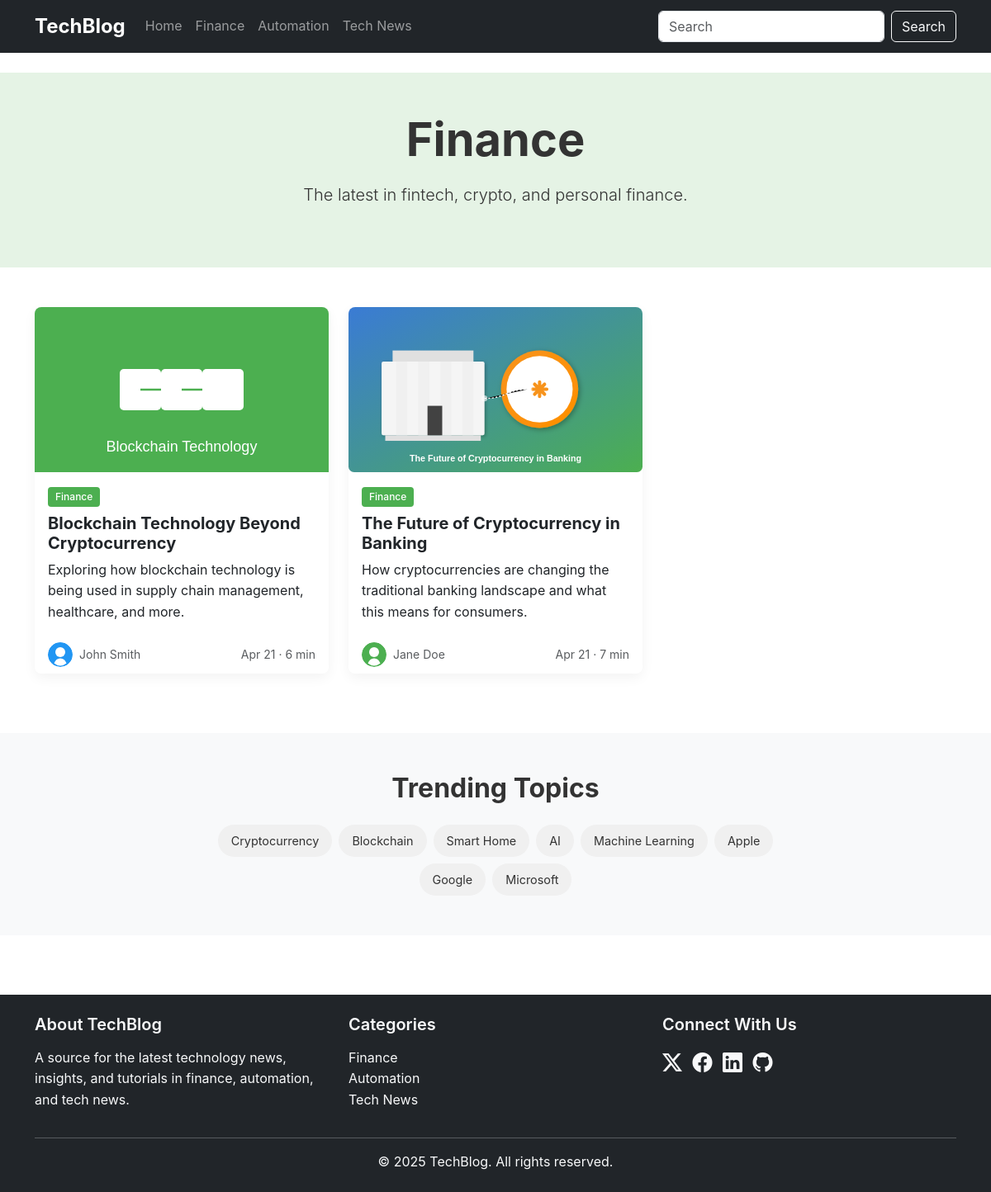
Page /category/finance on the earlier database version.
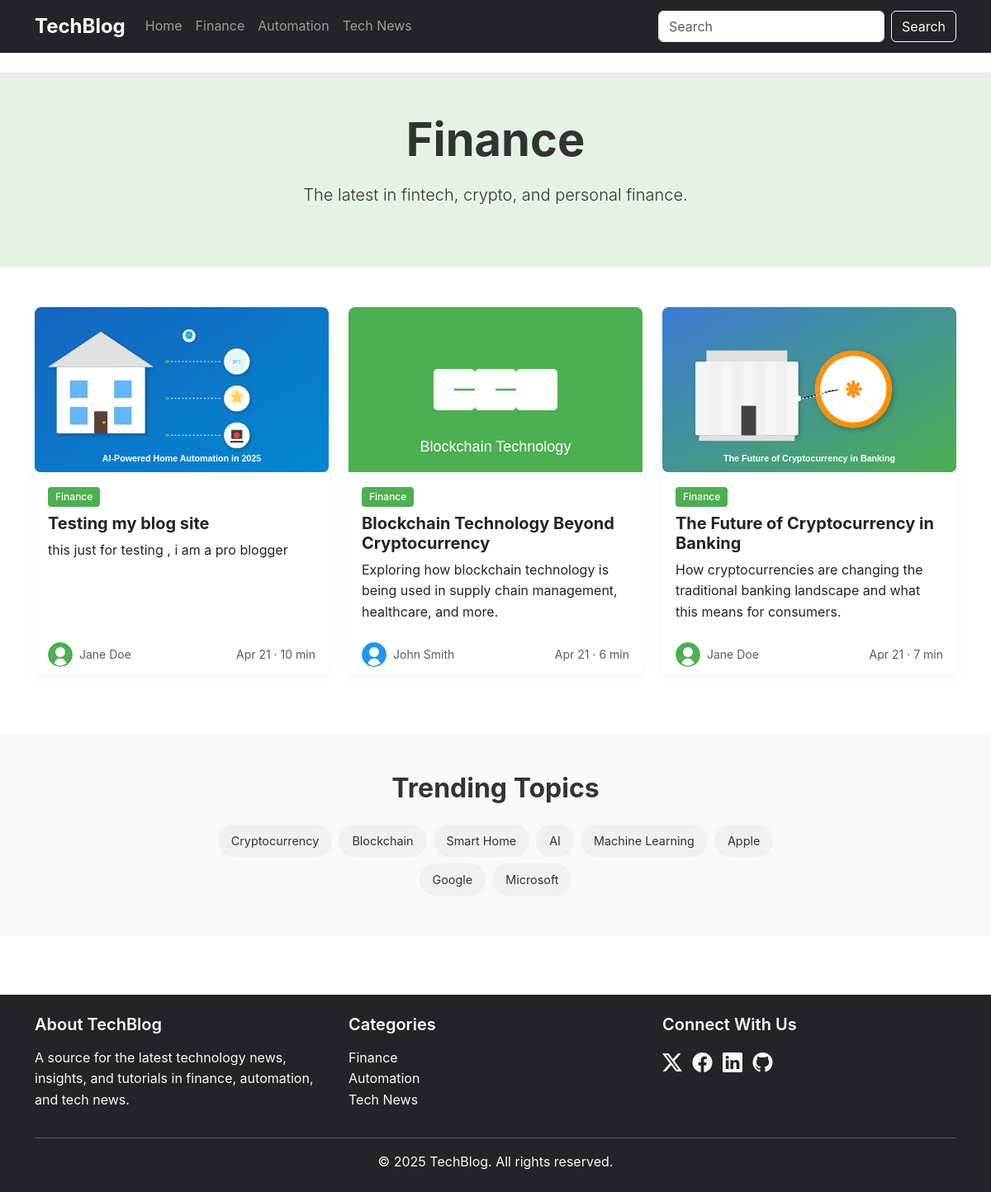
Same page on the later database version.
### app.py (models this page shows)
class Category(db.Model):
    id = db.Column(db.Integer, primary_key=True)
    name = db.Column(db.String(50), nullable=False)
    slug = db.Column(db.String(50), unique=True, nullable=False)
    description = db.Column(db.String(200))
    color = db.Column(db.String(20))
    posts = db.relationship('Post', backref='category', lazy=True)

class Post(db.Model):
    id = db.Column(db.Integer, primary_key=True)
    title = db.Column(db.String(200), nullable=False)
    slug = db.Column(db.String(200), unique=True, nullable=False)
    excerpt = db.Column(db.Text, nullable=False)
    content = db.Column(db.Text, nullable=False)
    publish_date = db.Column(db.DateTime, nullable=False, default=datetime.utcnow)
    read_time = db.Column(db.Integer, default=5)
    featured = db.Column(db.Boolean, default=False)
    featured_image = db.Column(db.String(200))
    category_id = db.Column(db.Integer, db.ForeignKey('category.id'), nullable=False)
    author_id = db.Column(db.Integer, db.ForeignKey('author.id'), nullable=False)
    topics = db.relationship('Topic', secondary='post_topics', backref=db.backref('posts', lazy='dynamic'))

class Author(db.Model):
    id = db.Column(db.Integer, primary_key=True)
    name = db.Column(db.String(100), nullable=False)
    email = db.Column(db.String(100), unique=True, nullable=False)
    bio = db.Column(db.Text)
    avatar = db.Column(db.String(200))
    posts = db.relationship('Post', backref='author', lazy=True)

class Topic(db.Model):
    id = db.Column(db.Integer, primary_key=True)
    name = db.Column(db.String(50), nullable=False)
    slug = db.Column(db.String(50), unique=True, nullable=False)

### app.py (the view)
@app.route('/category/<slug>')
def category(slug):
    category = Category.query.filter_by(slug=slug).first_or_404()
    posts = Post.query.filter_by(category_id=category.id).order_by(Post.publish_date.desc()).all()
    trending_topics = Topic.query.limit(8).all()
    return render_template('category.html',
                           category=category,
                           posts=posts,
                           trending_topics=trending_topics)

### app.py (called while the page is built)
@app.context_processor
def inject_now():
    return {'now': datetime.utcnow()}

@app.context_processor
def inject_categories():
    return {'categories': Category.query.all()}

### templates/category.html (shortened to what this page needs)
{% extends 'base.html' %}
{% block content %}
<section class="py-5" style="background-color: {{ category.color }}25;">
    <div class="container">
        <div class="row justify-content-center">
            <div class="col-md-8 text-center">
                <h1 class="display-4 fw-bold mb-3">{{ category.name }}</h1>
                <p class="lead mb-4">{{ category.description }}</p>
            </div>
        </div>
    </div>
</section>
<section class="py-5">
    <div class="container">
        <div class="row">
            {% for post in posts %}
            <div class="col-md-6 col-lg-4 mb-4">
                <div class="card post-card h-100">
                    <img src="{{ post.featured_image }}" class="card-img-top" alt="{{ post.title }}">
                    <div class="card-body">
                        <div class="mb-2">
                            <span class="badge" style="background-color: {{ category.color }}">{{ category.name }}</span>
                        </div>
                        <h5 class="card-title">{{ post.title }}</h5>
                        <p class="card-text">{{ post.excerpt | truncate(120) }}</p>
                    </div>
                    <div class="card-footer bg-white border-0">
                        <div class="d-flex justify-content-between align-items-center">
                            <div class="d-flex align-items-center">
                                <img src="{{ post.author.avatar }}" alt="{{ post.author.name }}" class="rounded-circle me-2" width="30" height="30">
                                <small class="text-muted">{{ post.author.name }}</small>
                            </div>
                            <small class="text-muted">{{ post.publish_date.strftime('%b %d') }} · {{ post.read_time }} min</small>
                        </div>
                    </div>
                </div>
            </div>
            {% endfor %}
        </div>
    </div>
</section>
<section class="py-5 bg-light">
    <div class="container">
        <h2 class="section-title text-center mb-4">Trending Topics</h2>
        <div class="row justify-content-center">
            <div class="col-md-8">
                <div class="topic-tags text-center">
                    {% for topic in trending_topics %}
                    <a href="{{ url_for('topic', slug=topic.slug) }}" class="topic-tag">{{ topic.name }}</a>
                    {% endfor %}
                </div>
            </div>
        </div>
    </div>
</section>
{% endblock %}

### templates/base.html (shortened to what this page needs)
<!DOCTYPE html>
<html lang="en">
<head>
    <link href="https://cdn.jsdelivr.net/npm/bootstrap@5.3.2/dist/css/bootstrap.min.css" rel="stylesheet">
    <link rel="stylesheet" href="https://cdn.jsdelivr.net/npm/bootstrap-icons@1.11.0/font/bootstrap-icons.css">
    <link rel="stylesheet" href="{{ url_for('static', filename='css/styles.css') }}">
</head>
<body>
    <header class="site-header">
        <nav class="navbar navbar-expand-lg navbar-dark bg-dark">
            <div class="container">
                <a class="navbar-brand" href="{{ url_for('home') }}">TechBlog</a>
                <div class="collapse navbar-collapse" id="navbarNav">
                    <ul class="navbar-nav me-auto">
                        <li class="nav-item">
                            <a class="nav-link" href="{{ url_for('home') }}">Home</a>
                        </li>
                        {% for cat in categories %}
                        <li class="nav-item">
                            <a class="nav-link" href="{{ url_for('category', slug=cat.slug) }}">{{ cat.name }}</a>
                        </li>
                        {% endfor %}
                    </ul>
                    <form class="d-flex" role="search">
                        <input class="form-control me-2" type="search" placeholder="Search">
                        <button class="btn btn-outline-light" type="submit">Search</button>
                    </form>
                </div>
            </div>
        </nav>
    </header>
    <main class="py-4">
        {% block content %}{% endblock %}
    </main>
    <footer class="bg-dark text-light py-4 mt-5">
        <div class="container">
            <div class="row">
                <div class="col-md-4">
                    <h5>About TechBlog</h5>
                    <p>A source for the latest technology news, insights, and tutorials in finance, automation, and tech news.</p>
                </div>
                <div class="col-md-4">
                    <h5>Categories</h5>
                    <ul class="list-unstyled">
                        {% for cat in categories %}
                        <li><a href="{{ url_for('category', slug=cat.slug) }}" class="text-light">{{ cat.name }}</a></li>
                        {% endfor %}
                    </ul>
                </div>
                <div class="col-md-4">
                    <h5>Connect With Us</h5>
                    <div class="social-icons">
                        <a href="#" class="text-light me-2"><i class="bi bi-twitter-x"></i></a>
                        <a href="#" class="text-light me-2"><i class="bi bi-facebook"></i></a>
                        <a href="#" class="text-light me-2"><i class="bi bi-linkedin"></i></a>
                        <a href="#" class="text-light"><i class="bi bi-github"></i></a>
                    </div>
                </div>
            </div>
            <hr>
            <p class="text-center mb-0">&copy; {{ now.year }} TechBlog. All rights reserved.</p>
        </div>
    </footer>
</body>
</html>

### static/css/styles.css (style rules this page uses)
:root { --finance-color: #4CAF50; --automation-color: #2196F3; --tech-news-color: #9C27B0; }
body { font-family: 'Inter', -apple-system, BlinkMacSystemFont, 'Segoe UI', Roboto, Oxygen, Ubuntu, Cantarell, 'Open Sans', 'Helvetica Neue', sans-serif; color: #333; line-height: 1.6; }
a { text-decoration: none; color: #0066cc; transition: color 0.2s; }
.section-title { font-weight: 700; margin-bottom: 1.5rem; }
.navbar-brand { font-weight: 700; font-size: 1.5rem; }
.post-card { transition: transform 0.3s; box-shadow: 0 5px 15px rgba(0, 0, 0, 0.05); border: none; border-radius: 0.5rem; overflow: hidden; }
.post-card .card-img-top { height: 200px; object-fit: cover; }
.post-card .card-title { font-weight: 700; }
.post-card .badge { font-weight: 500; }
.topic-tags { display: flex; flex-wrap: wrap; gap: 0.5rem; justify-content: center; }
.topic-tag { display: inline-block; background-color: #f0f0f0; color: #333; padding: 0.5rem 1rem; border-radius: 2rem; font-size: 0.9rem; transition: all 0.2s; }
footer { margin-top: 3rem; }
footer h5 { font-weight: 600; margin-bottom: 1rem; }
.social-icons a { font-size: 1.5rem; margin-right: 1rem; }
.badge { padding: 0.5em 0.75em; font-weight: 500; border-radius: 0.25rem; color: white; }

Differences in the rows shown:
added Post: featured_image (picture), {{ category.name }} "Finance", title "Testing my blog site", excerpt "this just for testing , i am a pro blogger", author.avatar (picture), author.name "Jane Doe", publish_date "Apr 21", read_time "10"
